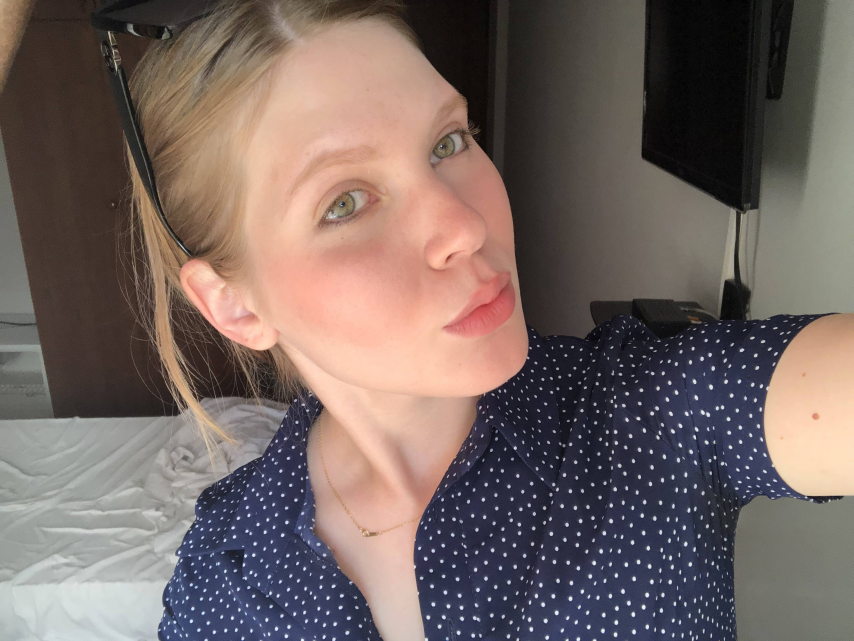
//> input picture cpp/images/sveta2.jpg, 2560 x 1923 px, given in place of cppimagessveta1.jpg, which was not available (shown at 1/3 size)
$ ./comtours   (built with g++ and OpenCV 4)
//> lines starting //> are read from the running program, lines starting //| are printed output that depends on the picture; after the words box and inside, x2 and y2 are one past the last pixel; in counts of white or black regions, pixels touching at a corner belong together; pictures that were not available may be replaced by others from this repository, and a replacement may not be noted
#include "opencv2/highgui.hpp"
#include "opencv2/imgcodecs.hpp"
#include "opencv2/imgproc.hpp"
#include <iostream>
#include <string>

using namespace std;
using namespace cv;


int main()
{
    string imagePath1 = "cpp\images\sveta1.jpg";

    Mat img = imread(imagePath1, IMREAD_COLOR);
//> img is the input picture: 1923 rows x 2560 cols, CV_8UC3; mean B, G, R 98.1, 102.1, 116.5
    resize(img, img, Size(600, 400));
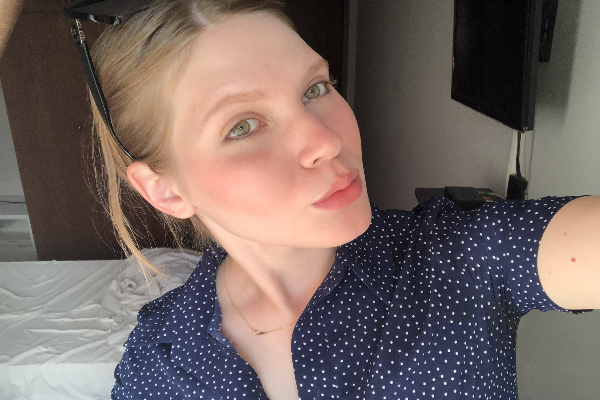
//> img: 400 rows x 600 cols, CV_8UC3; mean B, G, R 98, 102, 116.4

    if (img.empty())
    {
        cout << "failed to load image" << endl;
        return EXIT_FAILURE;
    }

    vector<vector<Point> > contours;
    vector<Vec4i> hierarchy;
    Mat gray, binaryImg, contoursImg;
    cvtColor(img, gray, COLOR_RGB2GRAY);
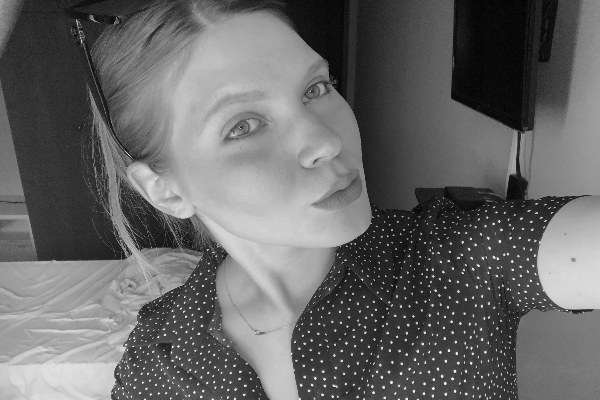
//> gray: 400 rows x 600 cols, CV_8UC1; min 0, max 252, mean 102.5

    threshold(gray, binaryImg, 50, 255, THRESH_BINARY);
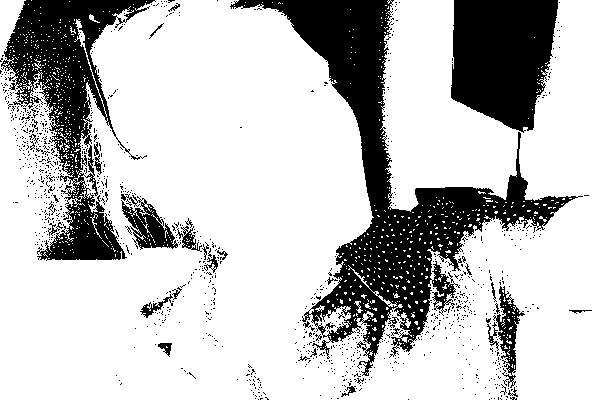
//> binaryImg: 400 rows x 600 cols, CV_8UC1; 75.7% white; 1084 black regions (1049 under 20 px)

    findContours(binaryImg, contours, hierarchy, RETR_TREE, CHAIN_APPROX_NONE);
//> contours = 3007 contours, 2942 with area under 20; largest, box (x1, y1, x2, y2) and area: (0, 0, 600, 400) 187598, (36, 180, 128, 261) 3511, (121, 200, 179, 250) 1520, (495, 285, 526, 376) 1236, (431, 260, 457, 311) 598

    imshow("Original Image", img);

    for (int contour = 0; contour < contours.size(); contour++)
    {
        Scalar colour(rand() & 0xFF, rand() & 0xFF, rand() & 0xFF);
        drawContours(img, contours, contour, colour, FILLED, 8, hierarchy);
    }
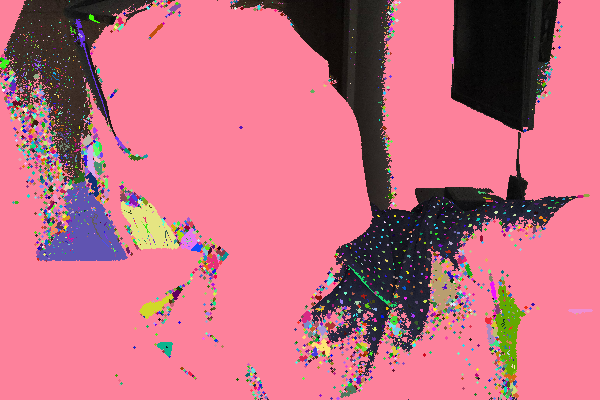
//> img: 400 rows x 600 cols, CV_8UC3; mean B, G, R 127.9, 109.8, 197.2

    imshow("Contour Image", img);
    waitKey();

    return EXIT_SUCCESS;
}

$ run again, on cpp/images/latest.jpg
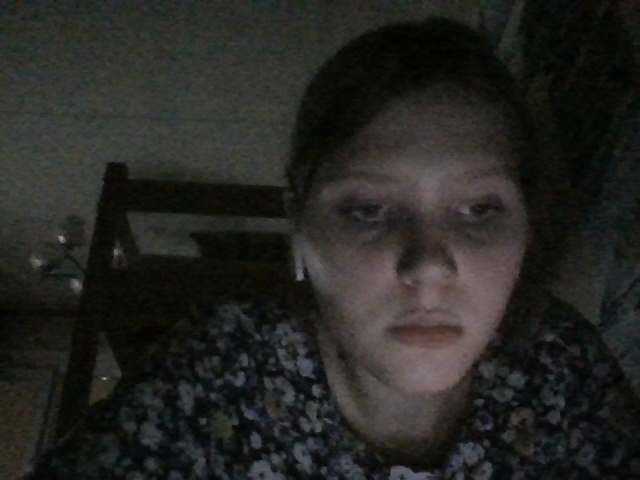
//> input picture cpp/images/latest.jpg, 640 x 480 px, given in place of cppimagessveta1.jpg, which was not available
//> img is the input picture: 480 rows x 640 cols, CV_8UC3; mean B, G, R 34.4, 37.4, 37.7
//> `threshold(gray, binaryImg, 50, 255, THRESH_BINARY);`:
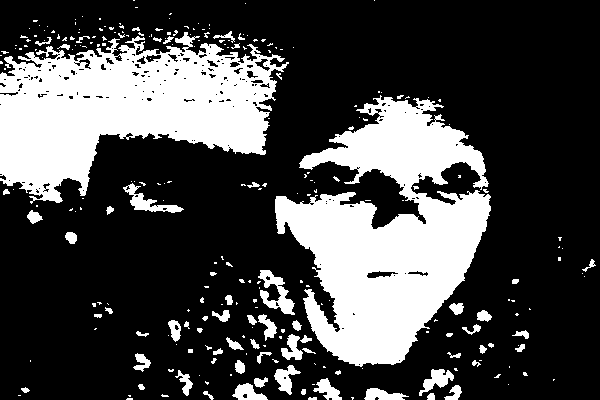
//> binaryImg: 400 rows x 600 cols, CV_8UC1; 28.1% white; 264 white regions (195 under 20 px)
//> contours = 459 contours, 377 with area under 20; largest, box (x1, y1, x2, y2) and area: (275, 95, 491, 367) 31020, (0, 32, 289, 204) 27763, (258, 270, 295, 315) 628, (123, 183, 184, 213) 490, (419, 369, 454, 396) 357
//> after the loop `for (int contour = 0; contour < contours.size(); contour++)`:
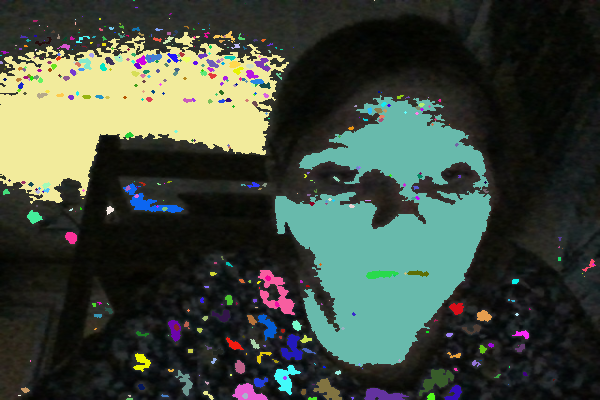
//> img: 400 rows x 600 cols, CV_8UC3; mean B, G, R 61.9, 73.6, 63.2
